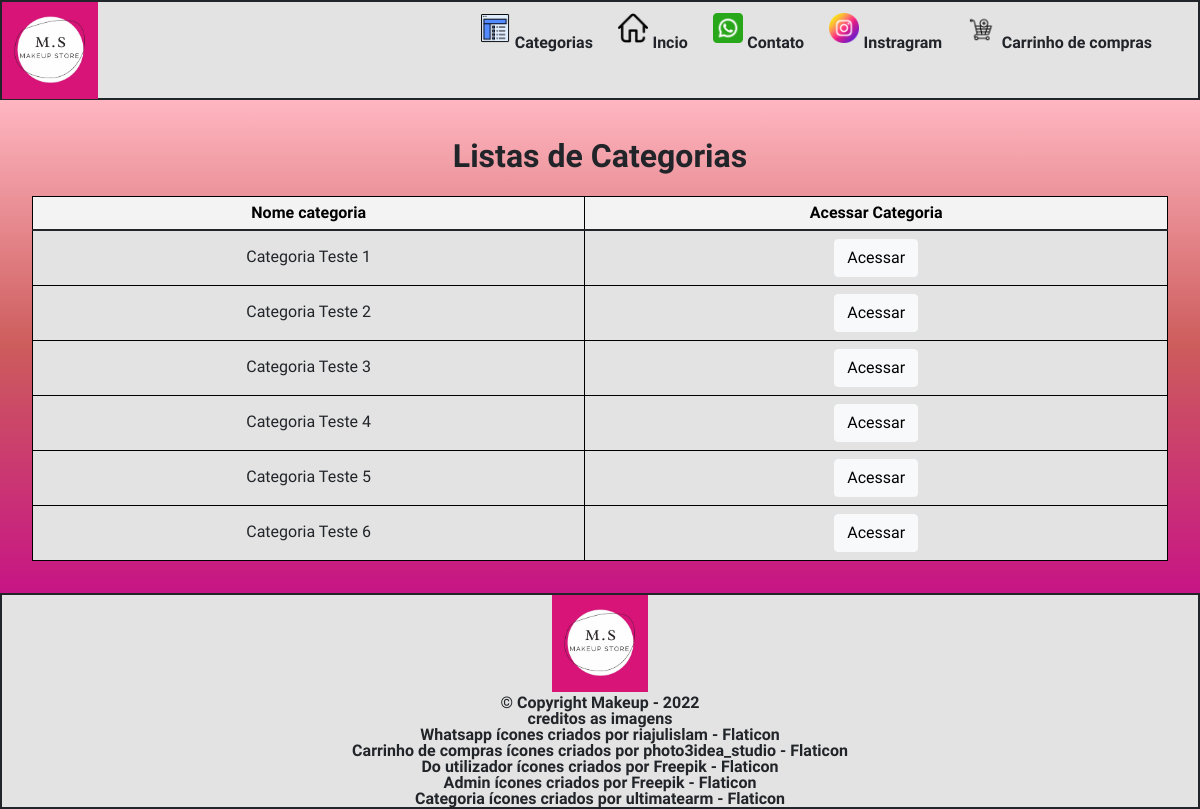
The app's page /listagem with its own data.
### apps/Produtos/models.py (models this page shows, shortened)
class Categoria(models.Model):
    nome = models.CharField(max_length=240)
    publicada = models.BooleanField(default=True)

### apps/Produtos/views.py (the view)
# urls.py: path('listagem', views.listagem, name='lista_de_categoria'),
def listagem(request):
    categorias = Categoria.objects.order_by().filter(publicada=True)
    dados = {
        'categorias': categorias
    }
    return render(request, 'produtos/lista-categoria.html', dados)

### templates/produtos/lista-categoria.html
{% extends 'base.html' %}
{% load static %}
{% block content %}
{% include 'partials/_menu.html' %}
    <main>
		<h1 class="titulos">Listas de Categorias</h1>
		{% if categorias %}
        <table class="table table-hover">
				<thead>
					<tr>
						<th>Nome categoria</th>
						<th>Acessar Categoria</th>
					</tr>
				</thead>
				<tbody>
					{% for categoria in categorias %}
					<tr>
						<td>{{ categoria.nome }}</td>
						<td>
							<a href="{% url 'listagem_podutos_por_categoria' categoria.id %}"  class="btn btn-light">Acessar</a>
						</td>
					</tr>
					{% endfor %}
				</tbody>
        </table>
		{% else %}
		<h1>Não a categorias.</h1>
		{% endif %}
	</main>
{% endblock %}

### templates/base.html (shortened to what this page needs)
{% load static %}
<!DOCTYPE html>
<html>
<head>
	<link href="https://cdn.jsdelivr.net/npm/bootstrap@5.1.3/dist/css/bootstrap.min.css" rel="stylesheet">
	<link rel="stylesheet" type="text/css" href="{% static 'reset.css' %}">
	<link rel="stylesheet" type="text/css" href="{% static 'style.css' %}">
	<link rel="stylesheet" type="text/css" href="{% static 'mobli.css' %}">
</head>
<body>
    {% block content %}{% endblock %}
<footer>
    <img src="{% static 'icones/logo.jpeg'%}" class="logo">
    <p class="copyright">&copy; Copyright Makeup - 2022</p>
    <p class="copyright">creditos as imagens</p>
	<nav>
		<ul>
			<li>
				<a href="https://www.flaticon.com/br/icones-gratis/whatsapp" title="whatsapp ícones">Whatsapp ícones criados por riajulislam - Flaticon</a>
			</li>
			<li>
				<a href="https://www.flaticon.com/br/icones-gratis/carrinho-de-compras" title="carrinho de compras ícones">Carrinho de compras ícones criados por photo3idea_studio - Flaticon</a>
			</li>
			<li>
				<a href="https://www.flaticon.com/br/icones-gratis/do-utilizador" title="do utilizador ícones">Do utilizador ícones criados por Freepik - Flaticon</a>
			</li>
				<a href="https://www.flaticon.com/br/icones-gratis/admin" title="admin ícones">Admin ícones criados por Freepik - Flaticon</a>
				<a href="https://www.flaticon.com/br/icones-gratis/categoria" title="categoria ícones">Categoria ícones criados por ultimatearm - Flaticon</a>
		</ul>
	</nav>
</footer><script src="https://code.jquery.com/jquery-3.3.1.slim.min.js"></script>
</body>
</html>

### templates/partials/_menu.html (shortened to what this page needs)
{% load static %}
<header>
    <div class="caixa-logo">
        <img src="{% static 'icones/logo.jpeg' %}" class="logo">
        <div class="mobile-hide">
            <nav class="menu">
                <ul>
                    <li>
                        <a href="{% url 'lista_de_categoria' %}" class="opcao"><img src="{% static 'icones/categoria.png' %}" class="icones">Categorias</a>
                    </li>
                    <li>
                        <a href="{% url 'index' %}" class="opcao"><img src="{% static 'icones/inicio.png' %}" class="icones">Incio</a>
                    </li>
                    <li>
                        <a href="https://wa.me/message/PGLPFVINA4NPA1" class="opcao"><img src="{% static 'icones/whatsapp.png' %}" class="icones">Contato</a>
                    </li>
                    <li>
                        <a href="https://www.instagram.com/makeeup.store_/" class="opcao"><img src="{% static 'icones/instagram.png' %}" class="icones">Instragram</a>
                    </li>
                    <li>
                        <a href="{% url 'carrinho' %}" class="opcao"><img src="{% static 'icones/carrinho.png' %}" class="icones">Carrinho de compras</a>
                    </li>
                    <li>
                    </li>
                </ul>
            </nav>
        </div>
    </div>
</header>

### Makeup/static/style.css (style rules this page uses)
:root { --branco: #F3F3F3; --cinza: #E3E3E3; --preto: #000000; --rosa : #FF1493; --rosaescuro: #C71585; --rosaclaro: #FFB6C1; --pink: #CD5C5C; }
body { font-family: 'Montserrat', sans-serif; font-family: 'Open Sans', sans-serif; }
header { background-color:var(--cinza); height: 100px; border: 2px solid ; }
.logo { width: 6rem; }
.menu ul { position: absolute; top: 0; right: 20px; }
.menu li { display: inline-block; padding: 0.5rem; transition: 1s all; }
.icones { width: 10vw; max-width: 30px; margin: .3rem; }
main { background: linear-gradient(var(--rosaclaro), var(--pink),var(--rosaescuro)); padding: 1rem 2rem; text-align: center; }
.titulos { text-align: center; font-size: 2rem; font-weight: bold; padding: 1.5rem 2rem; }
footer { clear: left; background-color:var(--cinza); border: 2px solid ; text-align: center; }
footer p,a { font-weight: bold; }
thead { background: var(--branco); color: var(--preto); font-weight: bold; text-align: center; }
td { border: 1px solid #000000; padding: .6rem ; }
th { text-align: center; border: 1px solid #000000; padding: .5rem ; }
tbody { background-color: var(--cinza); }

### records on screen
Categoria: nome "Categoria Teste 1"
Categoria: nome "Categoria Teste 2"
Categoria: nome "Categoria Teste 3"
Categoria: nome "Categoria Teste 4"
Categoria: nome "Categoria Teste 5"
Categoria: nome "Categoria Teste 6"
